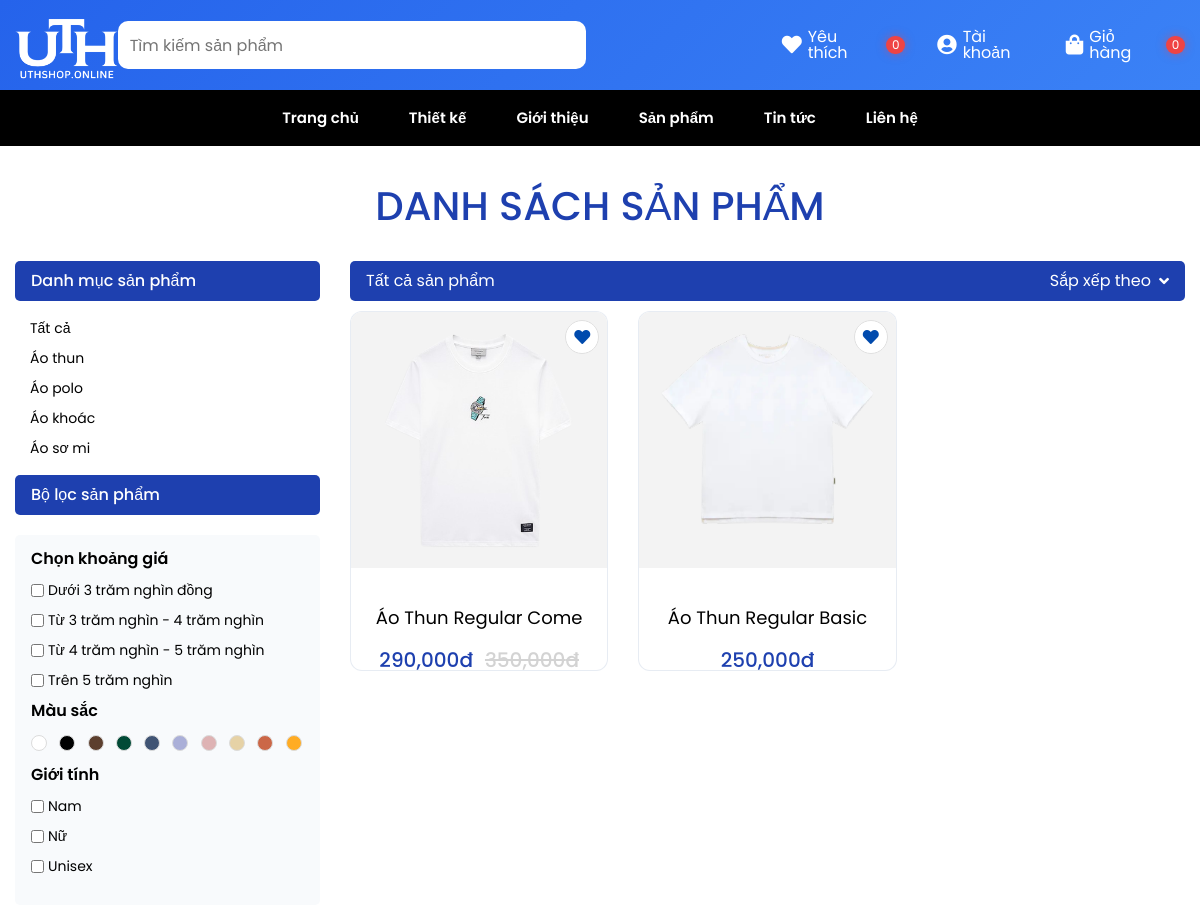
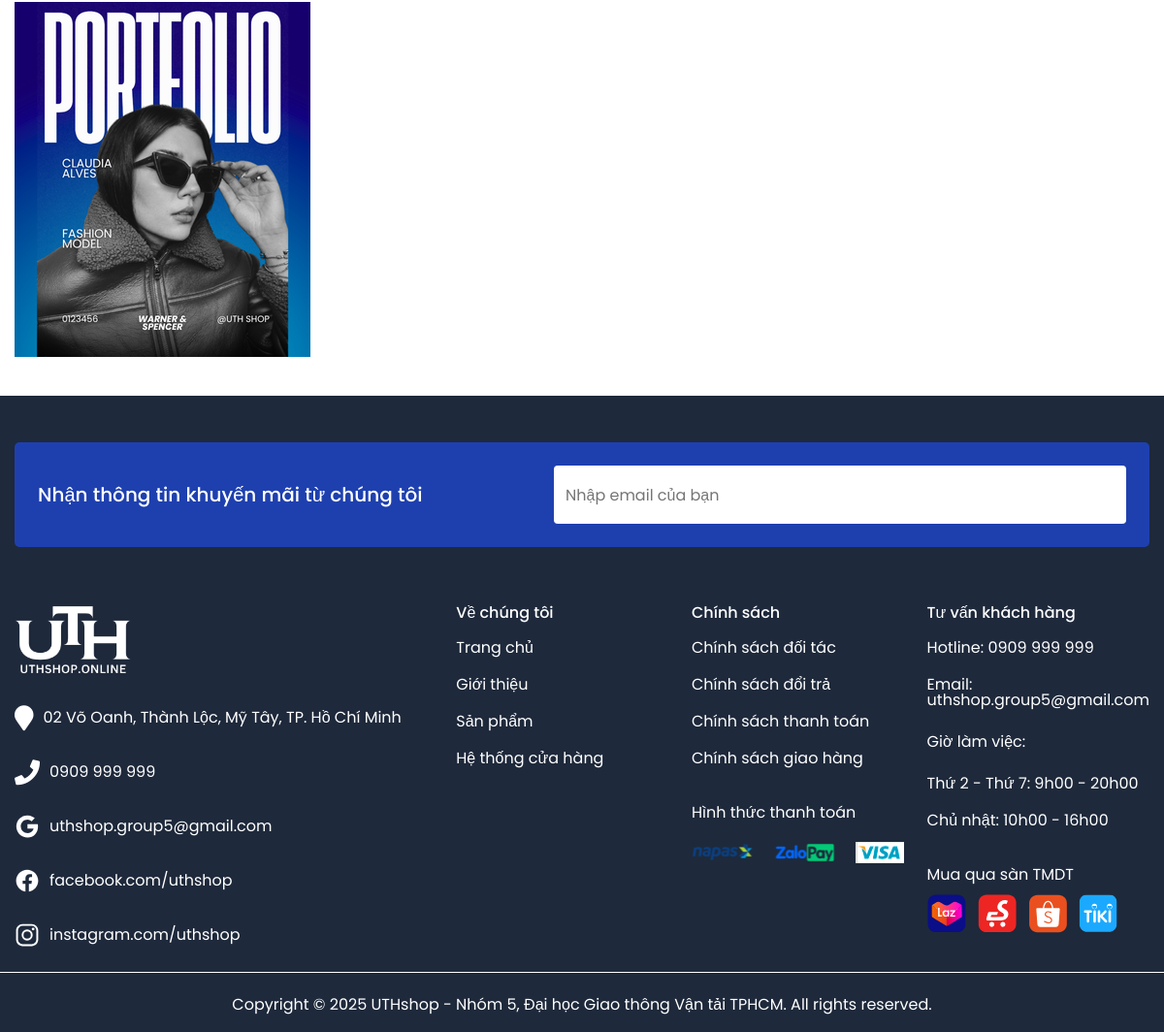
/index.php?pg=product&color=4, run on the app's committed database (2 pictures, top to bottom).
### tables this page shows
CREATE TABLE `catalog` (
  `id` int(3) NOT NULL,
  `name` varchar(50) NOT NULL,
  `stt` int(3) NOT NULL DEFAULT 0,
  `sethome` tinyint(1) NOT NULL DEFAULT 0
);

CREATE TABLE `color` (
  `id` int(3) NOT NULL,
  `color` varchar(20) NOT NULL,
  `ma_color` varchar(10) NOT NULL
);

CREATE TABLE `product` (
  `id` int(5) NOT NULL,
  `ma_sanpham` varchar(10) NOT NULL,
  `name` varchar(100) NOT NULL,
  `price` double(10,2) NOT NULL DEFAULT 0.00,
  `priceold` double(10,2) NOT NULL DEFAULT 0.00,
  `hot` tinyint(1) NOT NULL DEFAULT 0,
  `noibat` tinyint(1) NOT NULL DEFAULT 0,
  `chitiet` varchar(1000) DEFAULT NULL,
  `gioitinh` tinyint(1) DEFAULT 0,
  `idcatalog` int(3) NOT NULL,
  `bestsell` tinyint(1) NOT NULL DEFAULT 0,
  `view` int(6) NOT NULL DEFAULT 0,
  `trend` tinyint(1) NOT NULL DEFAULT 0
);

### model/connectdb.php (called while the page is built, shortened)
<?php
function pdo_get_connection(){
   $dburl = "mysql:host=localhost;dbname=zstyle;charset=utf8";
   $username = 'root';
   $password = '';
   $conn = new PDO($dburl, $username, $password);
   $conn->setAttribute(PDO::ATTR_ERRMODE, PDO::ERRMODE_EXCEPTION);
   return $conn;
}
function pdo_query($sql){
   $sql_args = array_slice(func_get_args(), 1);
   try{
       $conn = pdo_get_connection();
       $stmt = $conn->prepare($sql);
       $stmt->execute($sql_args);
       $rows = $stmt->fetchAll();
       return $rows;
   }
   catch(PDOException $e){
       throw $e;
   }
   finally{
       unset($conn);
   }
}
function pdo_query_one($sql){
   $sql_args = array_slice(func_get_args(), 1);
   try{
       $conn = pdo_get_connection();
       $stmt = $conn->prepare($sql);
       $stmt->execute($sql_args);
       $row = $stmt->fetch(PDO::FETCH_ASSOC);
       return $row;
   }
   catch(PDOException $e){
       throw $e;
   }
   finally{
       unset($conn);
   }
}
?>

### model/catalog.php (called while the page is built, shortened)
<?php
   function getcatalog(){
      $sql="SELECT * FROM catalog ORDER BY stt";
      return pdo_query($sql);
   }
    function getproduct_catalog($idn=0){
        $sql="SELECT * FROM product WHERE 1";
        $sql.=" ORDER BY id DESC";
        if($idn>0){
         return pdo_query($sql, $idn);
        }else{
         return pdo_query($sql);
        }
     }
?>

### model/detail.php (called while the page is built, shortened)
<?php
    function getlistcolor($idproduct){
        $sql="SELECT * FROM img_product_color WHERE id_product=?";
        $list_id_color=pdo_query($sql, $idproduct);
        $list_color=[];
        foreach ($list_id_color as $item) {
            extract($item);
            $sql = "SELECT * FROM color WHERE id=?";
            $list_color[]=pdo_query_one($sql, $id_color);
        }
        return $list_color;
    }
?>

### view/product.php (the view, shortened to what this page needs)
<?php
    $html_catalog='<li class="navbar-list">
    <a href="index.php?pg=product&tatca=1" class="navbar-link">Tất cả</a>
    </li>';
    foreach ($catalog as $item) {
        extract($item);
        $html_catalog.='<li class="navbar-list">
        <a href="index.php?pg=product&ind='.$id.'" class="navbar-link">'.$name.'</a>
        </li>';
    }
    $html_product='<div class="product-list list-product-items subpage" page="1">';
    foreach ($_SESSION['product'] as $item) {
      $html_product.=showproduct($item);
    }
    $html_product.='</div>';
    $catalog_show='';
    if(isset($_SESSION['filtercatalog']) && ($_SESSION['filtercatalog']>0)){
        $catalog_show=$catalog_pick['name'];
    }else{
        $catalog_show='Tất cả sản phẩm';
    }
    if(isset($_SESSION['filterprice'])){
      $checkprice=$_SESSION['filterprice'];
    }
    if(isset($_SESSION['filtergioitinh'])){
      $checkgioitinh=$_SESSION['filtergioitinh'];
    }
    $html_sort='';
    $arr_sort=['Mặc định','Từ A-Z','Từ Z-A','Giá tăng dần','Giá giảm dần'];
    if(isset($_SESSION['sort'])){
      $html_sort=$arr_sort[$_SESSION['sort']-1];
    }else{
      $html_sort='Sắp xếp theo';
    }
?>
      <section class="list-product">
        <div class="container">
          <div class="design-center mb-0">
            <h2 class="heading-primary">DANH SÁCH SẢN PHẨM</h2>
          </div>
          <div class="list-product__main">
            <div class="list-product__left">
              <div class="list-product__left-aside">Danh mục sản phẩm</div>
              <div class="list-product__left-aside-item">
                <ul class="navbar-aside">
                <?=$html_catalog?>
                </ul>
              </div>
              <div class="list-product__left-aside">Bộ lọc sản phẩm</div>
              <div class="list-product__box">
                <div class="list-product-title">Chọn khoảng giá</div>
                <div class="list-product-menu">
                  <ul class="list-product-nav" id="listprice" checkprice="<?=$checkprice?>">
                    <li class="list-product-item">
                      <input type="checkbox" onclick="tailai(this)" link="index.php?pg=product&price=1"/>
                      Dưới 3 trăm nghìn đồng
                    </li>
                    <li class="list-product-item">
                      <input type="checkbox"  onclick="tailai(this)" link="index.php?pg=product&price=2"/>
                      Từ 3 trăm nghìn - 4 trăm nghìn
                    </li>
                    <li class="list-product-item">
                      <input type="checkbox"  onclick="tailai(this)" link="index.php?pg=product&price=3"/>
                      Từ 4 trăm nghìn - 5 trăm nghìn
                    </li>
                    <li class="list-product-item">
                      <input type="checkbox"  onclick="tailai(this)" link="index.php?pg=product&price=4"/>
                      Trên 5 trăm nghìn
                    </li>
                  </ul>
                </div>
                <div class="list-product-title">Màu sắc</div>
                <div class="list-product-colors">
                  <?php
                    $html_color='';
                    foreach ($listcolor as $item) {
                      $html_color.='<a href="index.php?pg=product&color='.$item['id'].'"  style="background-color:'.$item['ma_color'].'"></a>';
                    }
                  ?>
                  <?=$html_color?>
                </div>
                <div class="list-product-title">Giới tính</div>
                <div class="list-product-menu">
                  <ul class="list-product-nav"   id="listgioitinh" checkgioitinh="<?=$checkgioitinh?>">
                    <li class="list-product-item">
                      <input type="checkbox" onclick="tailai(this)" link="index.php?pg=product&gioitinh=1"/>
                      Nam
                    </li>
                    <li class="list-product-item">
                      <input type="checkbox"  onclick="tailai(this)" link="index.php?pg=product&gioitinh=2"/>
                      Nữ
                    </li>
                    <li class="list-product-item">
                      <input type="checkbox"  onclick="tailai(this)" link="index.php?pg=product&gioitinh=3"/>
                      Unisex
                    </li>
                  </ul>
                </div>
              </div>
              <div class="banner-custom">
                <a href="#">
                  <img src="view/layout/assets/images/banner-custom-1.png" alt="" />
                </a>
              </div>
            </div>
            <div class="list-product__right">
              <div class="list-product-main">
                <div class="list-text"><?=$catalog_show?></div>
                <div class="list-val">
                  <?=$html_sort?> <i class="icon-sort fa updown-toggle fa-angle-down" aria-hidden="true"></i>
                </div>
              </div>
              <section class="mt-10">
                <?=$html_product?>
              </section>
            </div>
          </div>
        </div>
      </section>

### model/product.php (shortened to what this page needs)
<?php
   function sale($item){
      if($item['priceold']>0){
         return '<span class="product-price-old">'.number_format($item['priceold'],0,'',',').'đ</span>';
      }else{
         return '';
      }
   }
   function showproduct($product){
         extract($product);
         $img=getimg_product_main($id)['main_img'];
            $linkdetail='index.php?pg=detail&id='.$id;
            $isLoggedIn = (isset($_SESSION['loginuser']) && isset($_SESSION['role']) && $_SESSION['role']==0 && isset($_SESSION['iduser']));
            $isFav = false;
            $favClass = $isFav ? ' active' : '';
            $strproduct='<div class="product-item">
                              <div class="product-images">
                              <a href="'.$linkdetail.'">
                                 '.check_img($img).'
                              </a>
                              <button class="wishlist-toggle'.$favClass.'" data-product-id="'.$id.'" title="Yêu thích">
                                <i class="fa fa-heart" aria-hidden="true"></i>
                              </button>
                              <div class="icons">
                                 <a href="'.$linkdetail.'" class="views">Xem chi tiết</a>
                                 <a href="index.php?pg=checkout&id='.$id.'" class="add">Mua ngay</a>
                              </div>
                              </div>
                              <div class="product-title">'.$name.'</div>
                              <div class="product-price">
                              '.number_format($product['price'],0,'',',').'đ
                                 '.sale($product).'
                              </div>
                           </div>';
            return $strproduct;
   }
   function check_img($img){
      $projectRoot = dirname(__DIR__);
      $urlBase = PATH_IMG;
      if(is_array($img)){
         $html_img='';
         foreach ($img as $item) {
            $filename = str_replace(["\n","\r"],"", $item);
            $fsPath = $projectRoot . DIRECTORY_SEPARATOR . 'upload' . DIRECTORY_SEPARATOR . $filename;
            $url = $urlBase.$filename;
            if(is_file($fsPath)){
               $html_img.= '<img src="'.$url.'">';
            }
         }
         return $html_img;
      }else{
         $filename = str_replace(["\n","\r"],"", $img);
         $fsPath = $projectRoot . DIRECTORY_SEPARATOR . 'upload' . DIRECTORY_SEPARATOR . $filename;
         $url = $urlBase.$filename;
         if(is_file($fsPath)){
            return '<img src="'.$url.'">';
         }else{
            return '';
         }
      }
   }
   function getimg_product_main($id_product){
      $sql = "SELECT * FROM img_product_color where id_product = ? limit 1";
      return pdo_query_one($sql, $id_product);
  }
?>

### view/layout/assets/css/style.css (style rules this page uses)
*, *:before, *:after { box-sizing: border-box; }
:root { --primary-color: #2563eb; --white: #ffffff; --bg: #3b82f6; --font: "Poppins", sans-serif; --black: #000; --text-heading: #1e40af; --bg-footer: #1e293b; --red: #ef4444; --hover: #60a5fa; --secondary: #8b5cf6; --accent: #06b6d4; --success: #10b981; }
* { margin: 0; padding: 0; font: inherit; list-style: none; text-decoration: none; }
img, picture, svg, video { display: block; max-width: 100%; }
input, select, textarea { background-color: #fff; outline: none; color: #222; border: 1px solid #ccc; z-index: 1; position: relative; pointer-events: auto; opacity: 1; }
button { cursor: pointer; background-color: transparent; outline: none; border: 0; }
body { min-height: 100vh; font-weight: 400; font-size: 16px; line-height: 1; font-family: var(--font); font-size: 16px; }
.container { max-width: 1310px; margin: 0 auto; padding: 0 15px; }
.heading-primary { color: var(--text-heading); font-size: 40px; margin-bottom: 35px; text-align: center; font-weight: 500; }
.product-list { display: grid; grid-template-columns: repeat(4, 2fr); grid-gap: 30px; }
.product-item { text-align: center; }
.product-images { position: relative; overflow: hidden; padding: 5px; background-color: #f3f3f3; }
.product-images .wishlist-toggle, .deal-item__image .wishlist-toggle, .detail-title .wishlist-toggle { position: absolute; top: 8px; right: 8px; width: 34px; height: 34px; border-radius: 50%; background: #fff; color: #004aad; display: inline-flex; align-items: center; justify-content: center; border: 1px solid #e0e0e0; transition: all 0.2s ease; }
.wishlist-toggle i { pointer-events: none; }
.product-images img { width: 100%; }
.product-title { font-size: 18px; margin-top: 38px; margin-bottom: 20px; line-height: 24px; }
.product-price { color: var(--text-heading); font-size: 20px; font-weight: 500; display: flex; align-items: center; justify-content: center; gap: 12px; }
.product-price-old { text-decoration: line-through; color: lightgray; }
.list-product { padding: 40px 0; }
.list-product__main { display: flex; justify-content: space-between; gap: 30px; }
.list-product__left { max-width: 305px; width: 100%; }
.list-product__right { width: 100%; }
.list-product__left-aside { background-color: var(--text-heading); color: var(--white); padding: 12px 16px; border-radius: 5px; font-weight: 500; margin-bottom: 20px; }
.navbar-aside { display: flex; flex-direction: column; gap: 16px; margin-bottom: 20px; padding-left: 15px; }
.navbar-list { display: flex; justify-content: space-between; }
.navbar-link { font-size: 14px; color: var(--black); }
.list-product__box { padding: 16px; border-radius: 5px; background: #f8fafc; }
.list-product-title { font-weight: 600; margin-bottom: 16px; }
.list-product-nav { display: flex; gap: 16px; flex-direction: column; margin-bottom: 16px; }
.list-product-item { display: flex; align-items: center; gap: 4px; font-size: 14px; }
.list-product-colors { display: grid; grid-template-columns: repeat(10, 1fr); grid-gap: 10px; margin-bottom: 16px; }
.list-product-colors a { width: 16px; height: 16px; border-radius: 100rem; background-color: #8a8f94; cursor: pointer; border: 0.5px solid gainsboro; }
.list-product-main { display: flex; align-items: center; justify-content: space-between; background-color: var(--text-heading); padding: 12px 16px; border-radius: 5px; color: var(--white); }
.banner-custom { margin-top: 20px; }
.banner-custom img { width: 100%; object-fit: cover; }
.list-val { position: relative; display: flex; align-items: center; gap: 8px; cursor: pointer; }
.list-product-items { display: grid; grid-template-columns: repeat(3, 1fr); grid-gap: 30px; }
input[type="checkbox"] { accent-color: var(--primary-color); }
.mt-10 { margin-top: 10px; }
.design-center { display: flex; align-items: center; justify-content: center; flex-direction: column; gap: 8px; margin-bottom: 40px; }
.mb-0 { margin-bottom: 0; }
.product-item { transition: all 0.3s ease; }
.product-item, .design-item, .news-item { border-radius: 12px; overflow: hidden; background: white; border: 1px solid rgba(226, 232, 240, 0.8); }

### data on the page
catalog: name "Áo thun"
catalog: name "Áo polo"
catalog: name "Áo khoác"
catalog: name "Áo sơ mi"
product: name "Áo Thun Regular Come", price "290,000", priceold "350,000"
product: name "Áo Thun Regular Basic", price "250,000"

### other printed values
$wlCount "0"
$tentaikhoan "Tài khoản"
$cartCount "0"
$catalog_show "Tất cả sản phẩm"
$html_sort "Sắp xếp theo"
